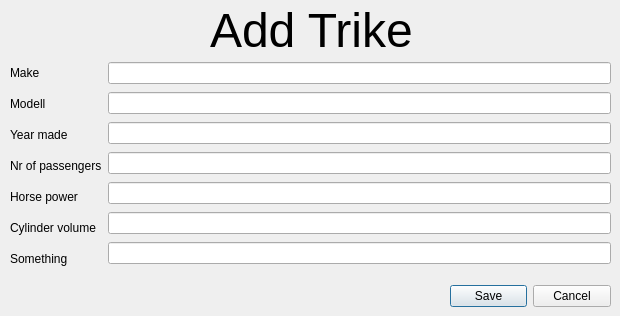
<?xml version="1.0" encoding="UTF-8"?>
<ui version="4.0">
 <class>AddTrike</class>
 <widget class="QDialog" name="AddTrike">
  <property name="geometry">
   <rect>
    <x>0</x>
    <y>0</y>
    <width>620</width>
    <height>316</height>
   </rect>
  </property>
  <property name="windowTitle">
   <string>Dialog</string>
  </property>
  <widget class="QDialogButtonBox" name="buttonBox">
   <property name="geometry">
    <rect>
     <x>450</x>
     <y>280</y>
     <width>161</width>
     <height>32</height>
    </rect>
   </property>
   <property name="orientation">
    <enum>Qt::Horizontal</enum>
   </property>
   <property name="standardButtons">
    <set>QDialogButtonBox::Cancel|QDialogButtonBox::Save</set>
   </property>
  </widget>
  <widget class="QWidget" name="layoutWidget">
   <property name="geometry">
    <rect>
     <x>10</x>
     <y>60</y>
     <width>601</width>
     <height>211</height>
    </rect>
   </property>
   <layout class="QHBoxLayout" name="horizontalLayout_2">
    <item>
     <layout class="QVBoxLayout" name="verticalLayout">
      <item>
       <widget class="QLabel" name="label">
        <property name="text">
         <string>Make</string>
        </property>
        <property name="buddy">
         <cstring>txt_make</cstring>
        </property>
       </widget>
      </item>
      <item>
       <widget class="QLabel" name="label_2">
        <property name="text">
         <string>Modell</string>
        </property>
        <property name="buddy">
         <cstring>txt_modell</cstring>
        </property>
       </widget>
      </item>
      <item>
       <widget class="QLabel" name="label_4">
        <property name="text">
         <string>Year made</string>
        </property>
        <property name="buddy">
         <cstring>txt_yearMade</cstring>
        </property>
       </widget>
      </item>
      <item>
       <widget class="QLabel" name="label_3">
        <property name="text">
         <string>Nr of passengers</string>
        </property>
        <property name="buddy">
         <cstring>txt_nrOfPassengers</cstring>
        </property>
       </widget>
      </item>
      <item>
       <widget class="QLabel" name="label_9">
        <property name="text">
         <string>Horse power</string>
        </property>
        <property name="buddy">
         <cstring>txt_horsePower</cstring>
        </property>
       </widget>
      </item>
      <item>
       <widget class="QLabel" name="label_13">
        <property name="text">
         <string>Cylinder volume</string>
        </property>
        <property name="buddy">
         <cstring>txt_cylinderVolume</cstring>
        </property>
       </widget>
      </item>
      <item>
       <widget class="QLabel" name="label_14">
        <property name="text">
         <string>Something</string>
        </property>
        <property name="buddy">
         <cstring>txt_something</cstring>
        </property>
       </widget>
      </item>
     </layout>
    </item>
    <item>
     <layout class="QVBoxLayout" name="verticalLayout_4">
      <item>
       <widget class="QLineEdit" name="txt_make"/>
      </item>
      <item>
       <widget class="QLineEdit" name="txt_modell"/>
      </item>
      <item>
       <widget class="QLineEdit" name="txt_yearMade"/>
      </item>
      <item>
       <widget class="QLineEdit" name="txt_nrOfPassengers"/>
      </item>
      <item>
       <widget class="QLineEdit" name="txt_horsePower"/>
      </item>
      <item>
       <widget class="QLineEdit" name="txt_cylinderVolume"/>
      </item>
      <item>
       <widget class="QLineEdit" name="txt_something"/>
      </item>
     </layout>
    </item>
   </layout>
  </widget>
  <widget class="QLabel" name="label_5">
   <property name="geometry">
    <rect>
     <x>210</x>
     <y>10</y>
     <width>211</width>
     <height>41</height>
    </rect>
   </property>
   <property name="font">
    <font>
     <pointsize>36</pointsize>
    </font>
   </property>
   <property name="text">
    <string>Add Trike</string>
   </property>
  </widget>
 </widget>
 <resources/>
 <connections>
  <connection>
   <sender>buttonBox</sender>
   <signal>accepted()</signal>
   <receiver>AddTrike</receiver>
   <slot>accept()</slot>
   <hints>
    <hint type="sourcelabel">
     <x>248</x>
     <y>254</y>
    </hint>
    <hint type="destinationlabel">
     <x>157</x>
     <y>274</y>
    </hint>
   </hints>
  </connection>
  <connection>
   <sender>buttonBox</sender>
   <signal>rejected()</signal>
   <receiver>AddTrike</receiver>
   <slot>reject()</slot>
   <hints>
    <hint type="sourcelabel">
     <x>316</x>
     <y>260</y>
    </hint>
    <hint type="destinationlabel">
     <x>286</x>
     <y>274</y>
    </hint>
   </hints>
  </connection>
 </connections>
</ui>
